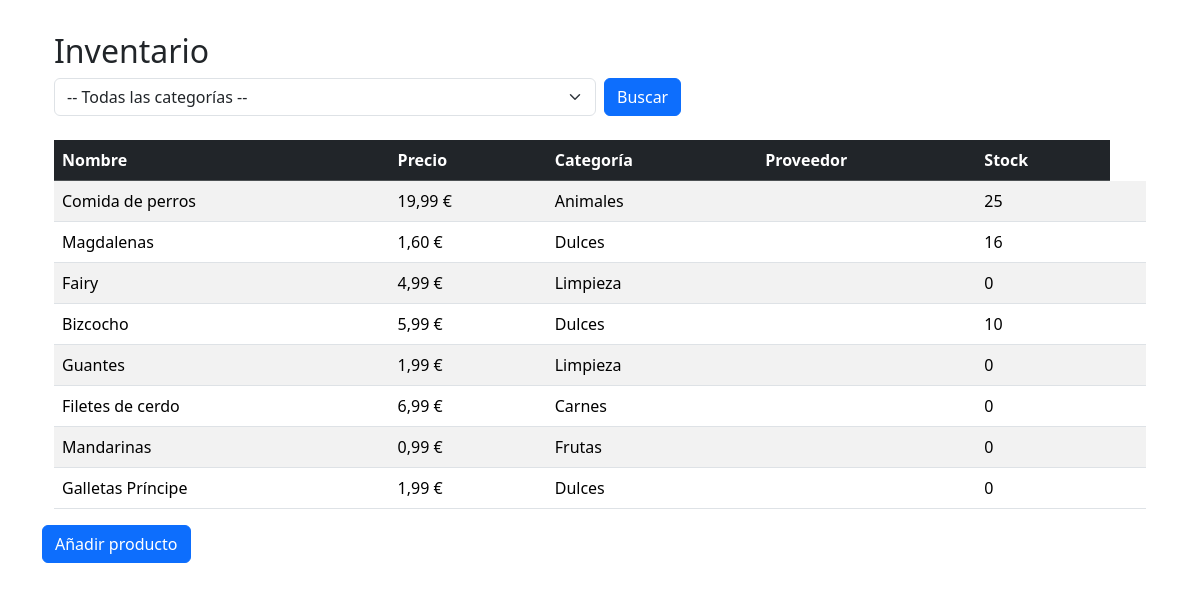
The page / on the database its author committed.
### producto/models.py (models this page shows, shortened)
class Producto(models.Model):
    nombre = models.CharField(max_length=200)
    precio = models.DecimalField(max_digits=6, decimal_places=2, default=0.00)
    categoria = models.ForeignKey(Categoria, on_delete=models.CASCADE, null=True, blank=True)
    proveedor = models.ForeignKey(Proveedor, on_delete=models.CASCADE, null=True, blank=True)
    stock = models.PositiveIntegerField(default=0)
    stock_minimo = models.IntegerField(default=0)

### categoria/models.py (models this page shows)
class Categoria(models.Model):
    nombre = models.CharField(max_length=100)
    def __str__(self):
        return self.nombre

### inventario/views.py (the view)
# urls.py: path('', ProductosAllView.as_view(), name='productos_all'),
class ProductosAllView(ListView):
    model = Producto
    template_name = "productos/productos_all.html"
    context_object_name = "productos"
    def get_queryset(self):
        queryset = Producto.objects.all().select_related('categoria')
        categoria_id = self.request.GET.get('categoria')
        if categoria_id:
            queryset = queryset.filter(categoria_id=categoria_id)
        return queryset
    def get_context_data(self, **kwargs):
        context = super().get_context_data(**kwargs)
        context['categorias'] = Categoria.objects.all()
        return context

### inventario/templates/productos/productos_all.html (shortened to what this page needs)
{% extends "layout.html" %}
{% block "page_content" %}
<div class="container mt-4">
    <h2>Inventario</h2>
    <form method="get" class="mb-4">
        <div class="row g-2">
          <div class="col-md-6">
            <select name="categoria" class="form-select">
              <option value="">-- Todas las categorías --</option>
            </select>
          </div>
          <div class="col-md-2">
            <button type="submit" class="btn btn-primary">Buscar</button>
          </div>
        </div>
      </form>
    <table class="table table-striped table-hover">
        <thead class="table-dark">
            <tr>
                <th>Nombre</th>
                <th>Precio</th>
                <th>Categoría</th>
                <th>Proveedor</th>
                <th>Stock</th>
            </tr>
        </thead>
        <tbody>
            {% for producto in productos %}
                <tr>
                    <td><a class="text-decoration-none text-reset" href="{% url 'producto_detail' producto.pk %}">{{ producto.nombre }}</a></td>
                    <td>{{ producto.precio }} €</td>
                    <td>{{ producto.categoria }}</td>
                    <td>{{ producto.proveedor.nombre }}</td>
                    <td>{{ producto.stock }}</td>
                    <td>
                    </td>
                </tr>
            {% empty %}
                <tr>
                    <td colspan="4" class="text-center">No hay productos disponibles.</td>
                </tr>
            {% endfor %}
        </tbody>
    </table>
</div>
<a href="{% url 'productos_add' %}" class="btn btn-primary">Añadir producto</a>
{% endblock %}

### inventario/templates/layout.html (shortened to what this page needs)
<!DOCTYPE html>
<html lang="es">
<head>
  <link href="https://cdn.jsdelivr.net/npm/bootstrap@5.3.6/dist/css/bootstrap.min.css" rel="stylesheet">
  <link href='https://cdn.jsdelivr.net/npm/@fullcalendar/bootstrap5@6.1.10/main.min.css' rel='stylesheet' />
</head>
<body>
  <div class="container">
    {% block "page_content" %}
    {% endblock %}
  </div>
</body>
</html>

### rows shown on the page
Producto: nombre "Comida de perros", precio "19,99", categoria "Animales", stock "25"
Producto: nombre "Magdalenas", precio "1,60", categoria "Dulces", stock "16"
Producto: nombre "Fairy", precio "4,99", categoria "Limpieza", stock "0"
Producto: nombre "Bizcocho", precio "5,99", categoria "Dulces", stock "10"
Producto: nombre "Guantes", precio "1,99", categoria "Limpieza", stock "0"
Producto: nombre "Filetes de cerdo", precio "6,99", categoria "Carnes", stock "0"
Producto: nombre "Mandarinas", precio "0,99", categoria "Frutas", stock "0"
Producto: nombre "Galletas Príncipe", precio "1,99", categoria "Dulces", stock "0"
